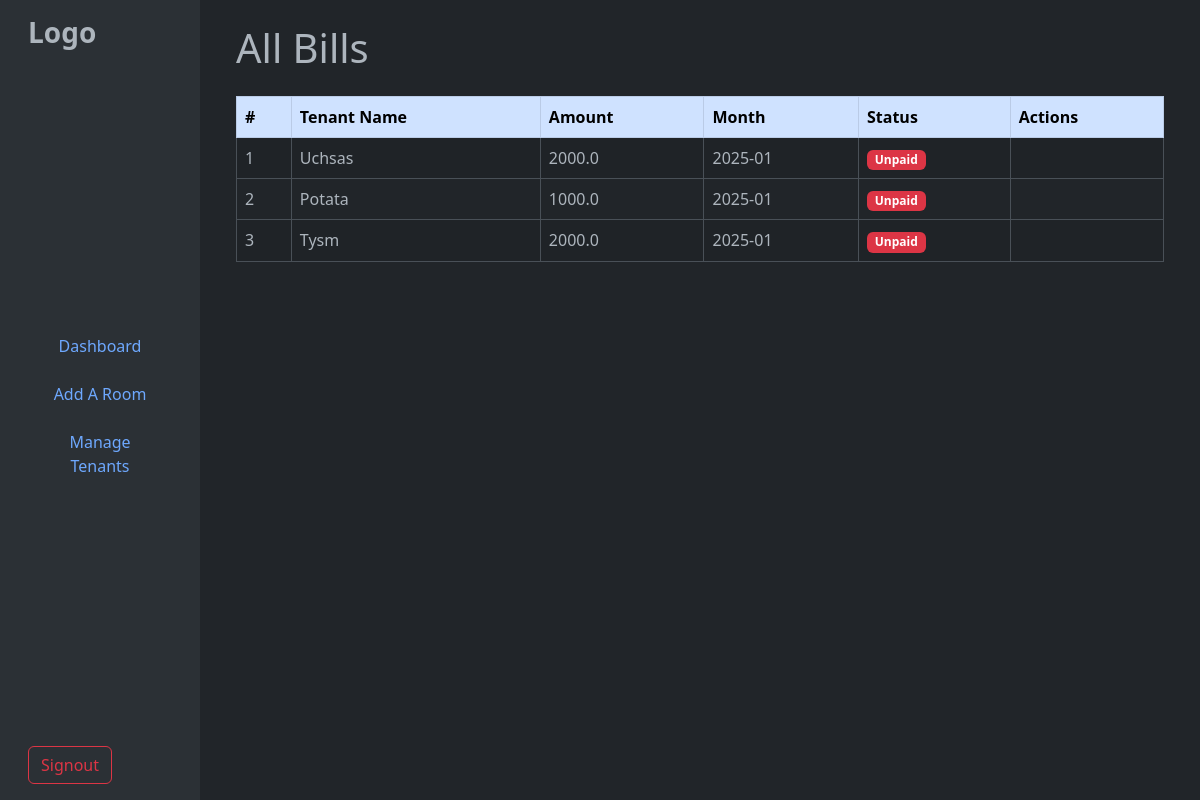
The page /seebills/internet on the database as committed earlier.
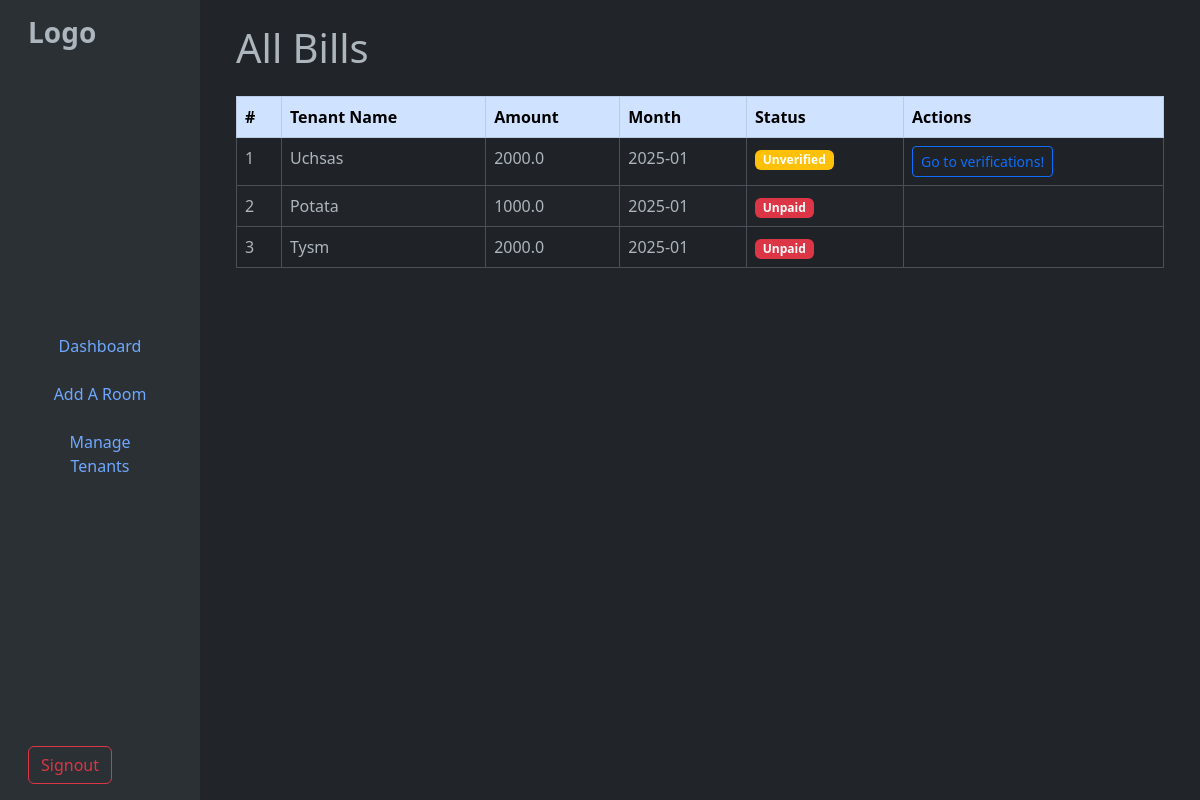
The same page on the database as committed later.
### tables this page shows
CREATE TABLE "Payments" (
	"paymentID"	INTEGER,
	"tenantID"	INTEGER NOT NULL,
	"payment"	INT,
	"status"	TEXT NOT NULL,
	"transactionID"	TEXT NOT NULL, `month` TEXT, `amount` TEXT, `type` TEXT,
	PRIMARY KEY("paymentID" AUTOINCREMENT),
	FOREIGN KEY("payment") REFERENCES "Bills"("billID"),
	FOREIGN KEY("tenantID") REFERENCES "Tenants"("tenantID")
);

CREATE TABLE "Tenants" (
	"tenantID"	INTEGER,
	"userID"	INTEGER NOT NULL,
	"name"	TEXT,
	"roomID"	INTEGER,
	"phone"	TEXT,
	PRIMARY KEY("tenantID" AUTOINCREMENT),
	FOREIGN KEY("roomID") REFERENCES "Rooms"("roomID"),
	FOREIGN KEY("userID") REFERENCES "Users"("userID")
);

### app.py (the view)
@app.route('/seebills/<string:billtype>')
def seebills(billtype):
    data = getUnpaidBills(billtype)
    return render_template('seeUnpaidBills.html', bills=data, getTenantName=getTenantName)

### database/admin.py (called while the page is built)
def dbConnect():
    return sqlite3.connect('database/main.db')

def pullFromDB(query):
    connection = dbConnect()
    cursor = connection.cursor()
    cursor.execute(query)
    result = cursor.fetchall()
    connection.close()
    return result

def getUnpaidBills(type):
    result = pullFromDB(f"SELECT * FROM Payments WHERE (status='unpaid' OR status='unverified') AND type='{type}'")
    return result

### database/user.py (called while the page is built)
def getTenantName(tenantID):
    result = pullFromDB(f"SELECT name FROM Tenants WHERE tenantID='{tenantID}'")[0][0]
    return result

### templates/seeUnpaidBills.html (shortened to what this page needs)
{%extends "adminbase.html"%}
{%block content%}
<main class="col-md-9 ms-sm-auto col-lg-10 px-md-4 bg-dark">
<div class="container py-4">
  <h1 class="mb-4">All Bills</h1>
  <div class="table-responsive">
    <table class="table table-striped table-bordered">
      <thead class="table-primary">
        <tr>
          <th>#</th>
          <th>Tenant Name</th>
          <th>Amount</th>
          <th>Month</th>
          <th>Status</th>
          <th>Actions</th>
        </tr>
      </thead>
      <tbody>
        {% for bill in bills %}
        <tr>
          <td>{{ loop.index }}</td>
          <td>{{ getTenantName(bill[1]) }}</td>
          <td>{{ bill[6] }}</td>
          <td>{{ bill[5] }}</td>
          <td>
            {% if bill[3] == 'unpaid' %}
            <span class="badge bg-danger">Unpaid</span>
            {% elif bill[3] == 'unverified' %}
            <span class="badge bg-warning">Unverified</span>
            {% endif %}
          </td>
          <td>
            {% if bill[3] == 'unverified' %}
            <div class="d-flex gap-2">
              <a href="/unverifiedbills" class="btn btn-sm btn-outline-primary">Go to verifications!</a>
            </div>
            {% endif %}
          </td>
        </tr>
        {% else %}
        <tr>
          <td colspan="6" class="text-center">No bills found.</td>
        </tr>
        {% endfor %}
      </tbody>
    </table>
  </div>
</div>
</main>
{% endblock %}

### templates/adminbase.html (shortened to what this page needs)
{% extends "base.html" %}
{% block nav %}
<div class="container-fluid">
    <div class="row">
        <nav class="col-md-3 col-lg-2 d-md-block bg-body-tertiary sidebar">
            <div class="d-flex flex-column flex-wrap justify-content-between vh-100 p-3">
                <div class="logo-section">
                    <h3 class="fw-bold mb-4">Logo</h3>
                </div>
                <div class="link-section">
                    <ul class="nav flex-column justify-content-center">
                        <li class="nav-item mb-2">
                            <a class="nav-link btn btn-outline-secondary w-100" href="/admin">Dashboard</a>
                        </li>
                        <li class="nav-item mb-2">
                            <a class="nav-link btn btn-outline-secondary w-100" href="/rooms">Add A Room</a>
                        </li>
                        <li class="nav-item mb-2">
                            <a class="nav-link btn btn-outline-secondary w-100" href="/tenants">Manage Tenants</a>
                        </li>
                    </ul>
                </div>
                <div class="signout">
                    <a href="/logout" type="submit" class="btn btn-outline-danger">Signout</a>
                </div>
            </div>
        </nav>
        {% block content %}
        {% endblock %}
    </div>
</div>
{% endblock %}

### templates/base.html (shortened to what this page needs)
<!DOCTYPE html>
<html lang="en" data-bs-theme="dark">
<head>
    <link href="https://cdn.jsdelivr.net/npm/bootstrap@5.3.0-alpha3/dist/css/bootstrap.min.css" rel="stylesheet">
</head>
<body>
    {% block nav %}
    {% endblock %}
</body>
</html>

Rows that differ between the two databases and show on the page:
changed Payments "Uchsas": status "Unpaid" → "Unverified Go to verifications!"
